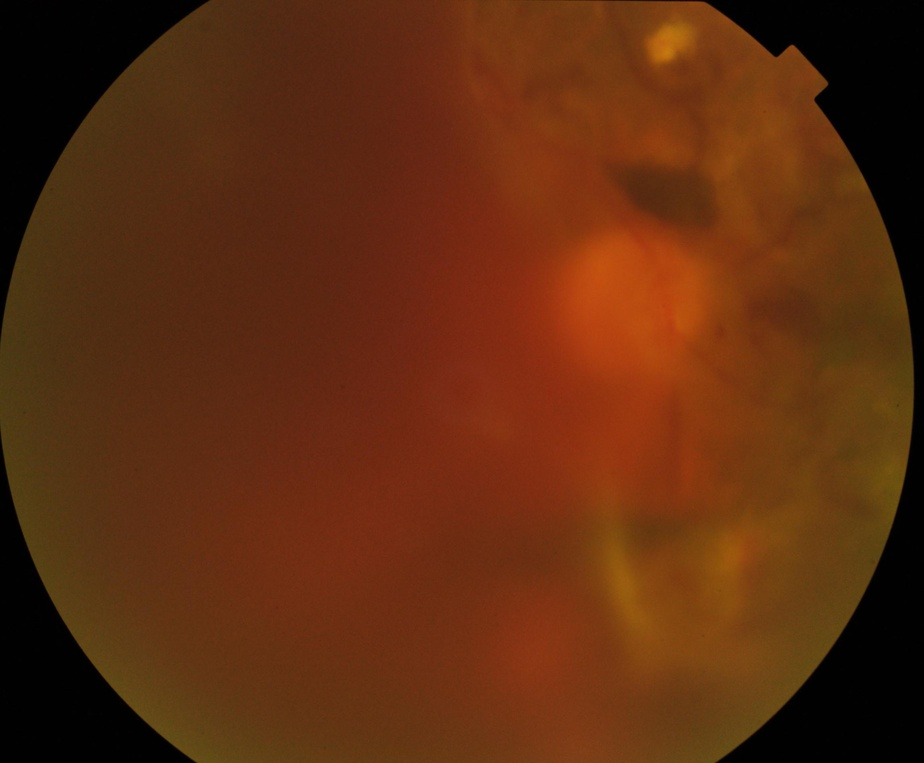
#> input picture images/Blur fundus with suspected PDR-1.JPG, 924 x 763 px, shrunk from 2300 x 1900 before the run, found by its file name; its folder holds only this picture in this run
$ python optic_test.py
#> lines starting #> are read from the running program, lines starting #| are printed output that depends on the picture; after the words box and inside, x2 and y2 are one past the last pixel; in counts of white or black regions, pixels touching at a corner belong together
import matplotlib.pyplot as plt
import numpy as np
import cv2
import time
import os


for name in os.listdir("images"):
    image = cv2.imread('images/'+name)
#> image is the input picture: shape (763, 924, 3); mean B, G, R 15.8, 44.8, 94.5
    template = cv2.imread('optic_nerve.png')
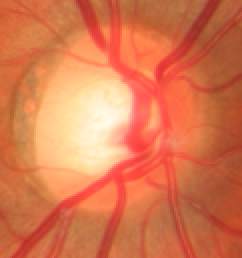
#> input picture util/optic_nerve.png, 121 x 129 px, shrunk from 300 x 320 before the run (shown 2 times larger)
#> template is the input picture: shape (129, 121, 3); mean B, G, R 79.6, 119.4, 217.3
    heat_map = cv2.matchTemplate(image, template, cv2.TM_CCOEFF_NORMED)
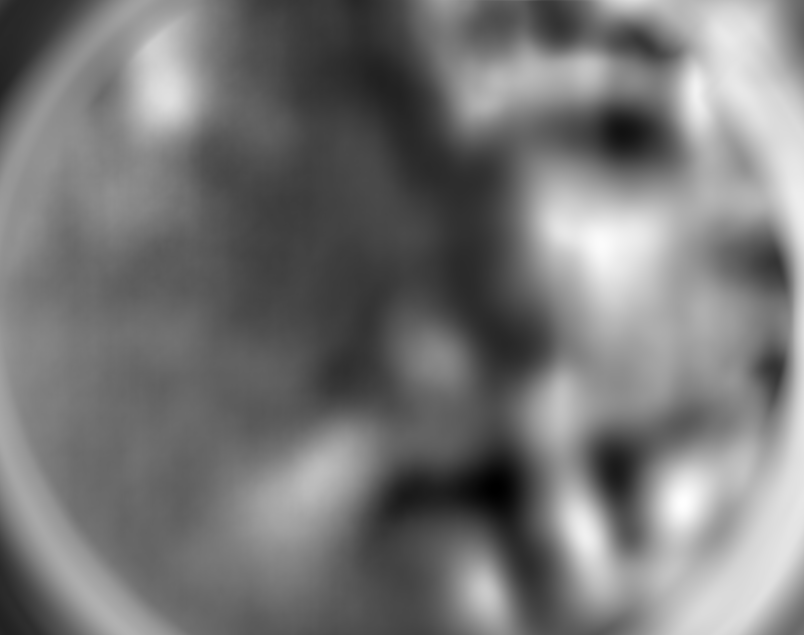
#> heat_map: shape (635, 804) float32; min -0.436, max 0.446, mean -0.0254; drawn with min black and max white

    h, w, _ = template.shape
#> h = 129; w = 121
    y, x = np.unravel_index(np.argmax(heat_map), heat_map.shape)
#> y = 502; x = 683

    cv2.rectangle(image, (x,y), (x+w, y+h), (0,0,255), 5)
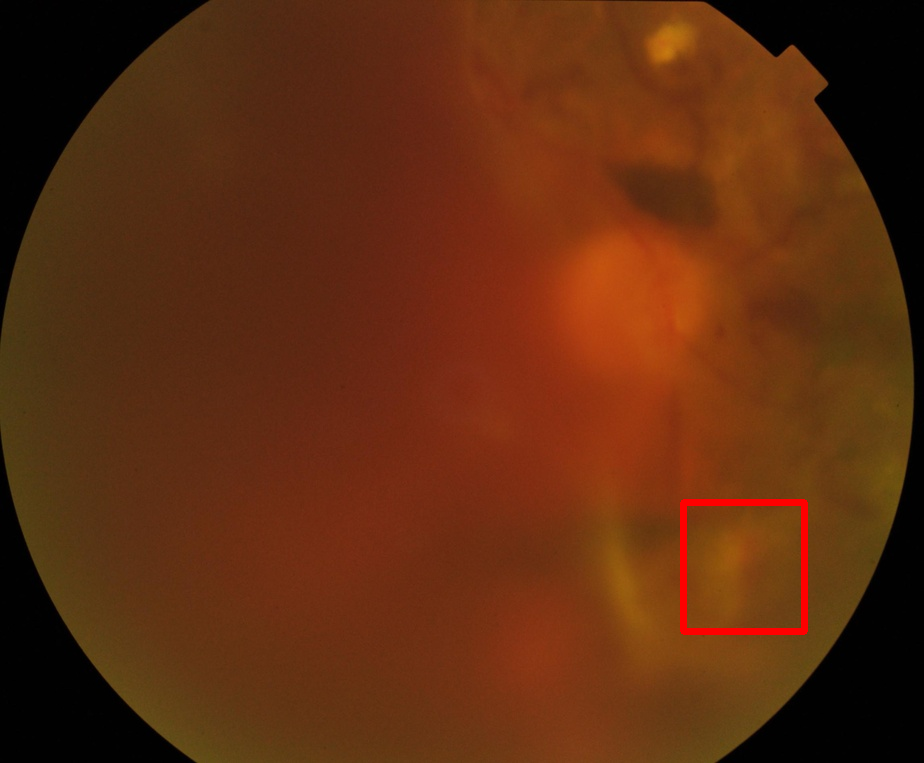
#> image: shape (763, 924, 3); 0.49% of pixels changed, all inside (x1, y1, x2, y2) = (680, 499, 808, 635)

    img=cv2.cvtColor(image, cv2.COLOR_BGR2RGB)
    # cv2.imshow("Converted",img)
    # cv2.waitKey(0)
    # cv2.destroyAllWindows()
